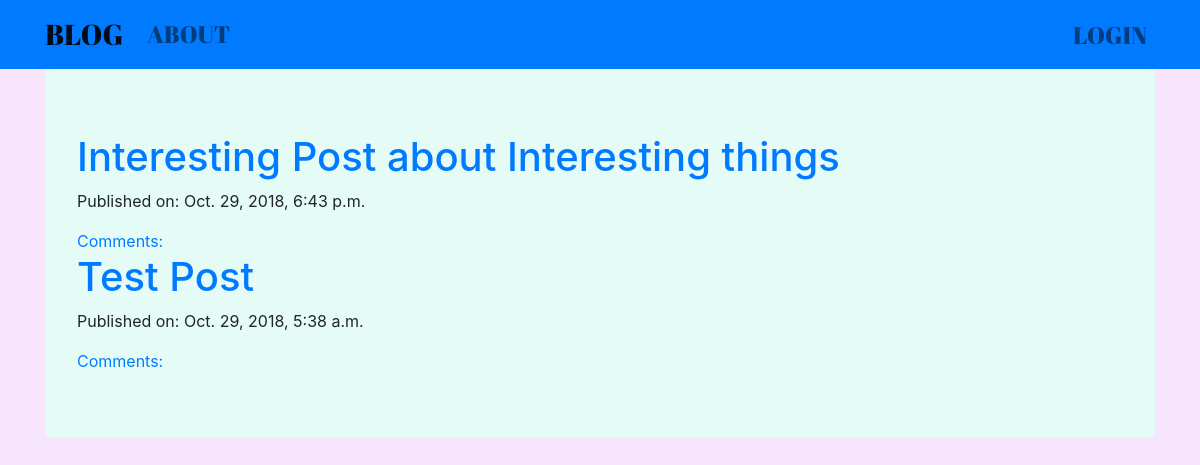
The page / on the database its author committed.
### blog/models.py (models this page shows, shortened)
class Post(models.Model):
    author = models.ForeignKey('auth.User', on_delete=models.CASCADE)
    title = models.CharField(max_length = 200)
    text = models.TextField()
    created_date = models.DateTimeField(default = timezone.now())
    published_date = models.DateTimeField(blank=True, null = True)

### blog/views.py (the view)
# urls.py: url(r'^$', views.PostListView.as_view(), name='post_list'),
class PostListView(ListView):
    model = Post
    def get_queryset(self):
        return Post.objects.filter(published_date__lte = timezone.now()).order_by('-published_date')

### blog/templates/blog/post_list.html
{% extends "blog/base.html" %}
{% block content %}
<div class="centerstage jumbotron">
  {% for post in post_list %}
    <h1> <a href="{% url 'post_detail' pk=post.pk %}">{{ post.title }}</a> </h1>
    <div class="date">
      <p>Published on: {{ post.published_date }}</p>
    </div>
    <a href="{% url 'post_detail' pk=post.pk %}">Comments:{{ post.approved_comments.count }}</a>
  {% endfor %}
</div>
{% endblock %}

### blog/static/css/blog.css (style rules this page uses)
body { background-color: #f6e5fc; }
.jumbotron { background-color: #e5fcf6; }
.centerstage { margin-left: auto; margin-right: auto; }

### rows shown on the page
Post: title "Interesting Post about Interesting things", published_date "Oct. 29, 2018, 6:43 p.m."
Post: title "Test Post", published_date "Oct. 29, 2018, 5:38 a.m."
